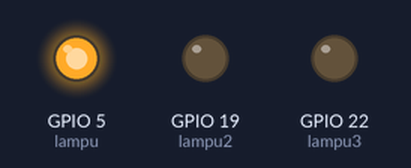
The program below on a simulated ESP32. Shown: output pins drawn as LEDs (lit = HIGH). What the program prints to the serial monitor is not drawn.

Above: at 0.02 s.
At 1.47 s:
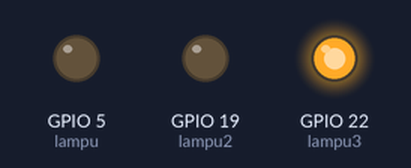
At 2.92 s:
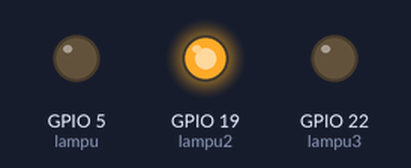
Timing chart, 0 to 3.2 s (numbered marks = the images above):
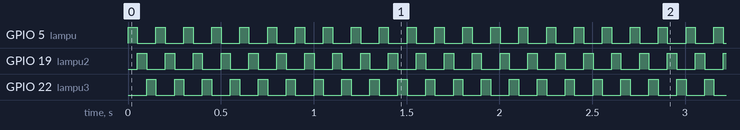

The program:

main.cpp
```cpp
#include <Arduino.h>  // Wajib untuk PlatformIO + ESP32

// Deklarasi pin LED
int lampu = 5;
int lampu2 = 19;
int lampu3 = 22;

void setup() {
    Serial.begin(115200);  // Inisialisasi komunikasi Serial
    Serial.println("ESP32 Blinking LED");

    // Atur pin sebagai OUTPUT
    pinMode(lampu, OUTPUT);
    pinMode(lampu2, OUTPUT);
    pinMode(lampu3, OUTPUT);
}

void loop() {
    // Nyalakan kedua LED
    digitalWrite(lampu, HIGH);
    digitalWrite(lampu2, LOW);
    digitalWrite(lampu3, LOW);
    Serial.println("LED 1 ON");

    delay(50); // Tunggu 1 detik

    // Matikan kedua LED
    digitalWrite(lampu, LOW);
    digitalWrite(lampu2, HIGH);
    digitalWrite(lampu3, LOW);
    Serial.println("LED 2 ON");

    delay(50); // Tunggu 1 detik sebelum mengulang

    // Matikan kedua LED
    digitalWrite(lampu, LOW);
    digitalWrite(lampu2, LOW);
    digitalWrite(lampu3, HIGH);
    Serial.println("LED 3 ON");

    delay(50); // Tunggu 1 detik sebelum mengulang
}
```

Measured:
- by itself, GPIO 5 (lampu), GPIO 19 (lampu2), GPIO 22 (lampu3): alternates HIGH for 0.05 s and LOW for 0.10 s
- by itself, everything shown: repeats every 3.6 s, in 24 steps
